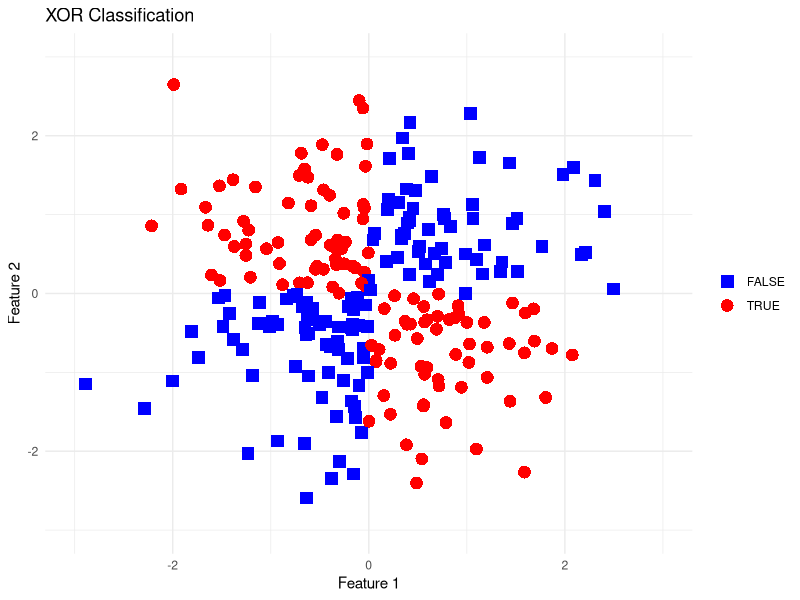
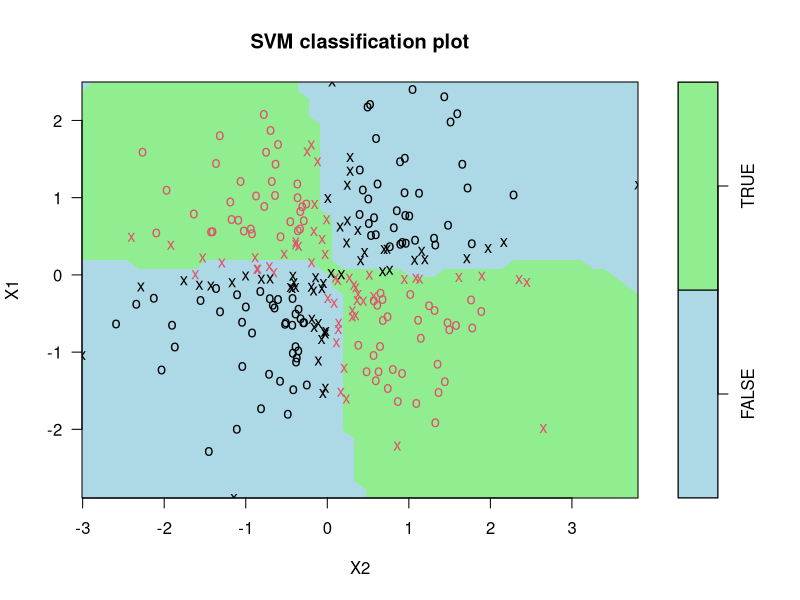

These charts were generated, in order, by the following R code:
# Script to product an XOR classification plot using ggplot2

# Load necessary library
library(ggplot2)
library(e1071)

# Set seed for reproducibility
set.seed(1)

# Generate random data
X_xor <- matrix(rnorm(500), ncol = 2)
y_xor <- ifelse(X_xor[, 1] > 0, 1, 0) != ifelse(X_xor[, 2] > 0, 1, 0)

# Convert to dataframe for ggplot
data <- data.frame(X1 = X_xor[, 1], X2 = X_xor[, 2], Class = factor(y_xor))

# Create plot
p <- ggplot(data, aes(x = X1, y = X2, color = Class, shape = Class)) +
    geom_point(size = 4) +
    scale_color_manual(values = c("blue", "red")) +
    scale_shape_manual(values = c(15, 16)) + # Using different shapes for classes
    labs(x = "Feature 1", y = "Feature 2") +
    ggtitle("XOR Classification") +
    theme_minimal() +
    xlim(-3, 3) +
    ylim(-3, 3) +
    theme(legend.title = element_blank())

print(p)

svmfit <- svm(Class ~ ., data = data, kernel = "radial", scale = FALSE)
plot(svmfit, data,
    col = c("lightblue", "lightgreen"), # Colors for classes
    pch = c(19, 19), # Solid circle for all classes
    cex = 1.5
) # Increase the size of the points
